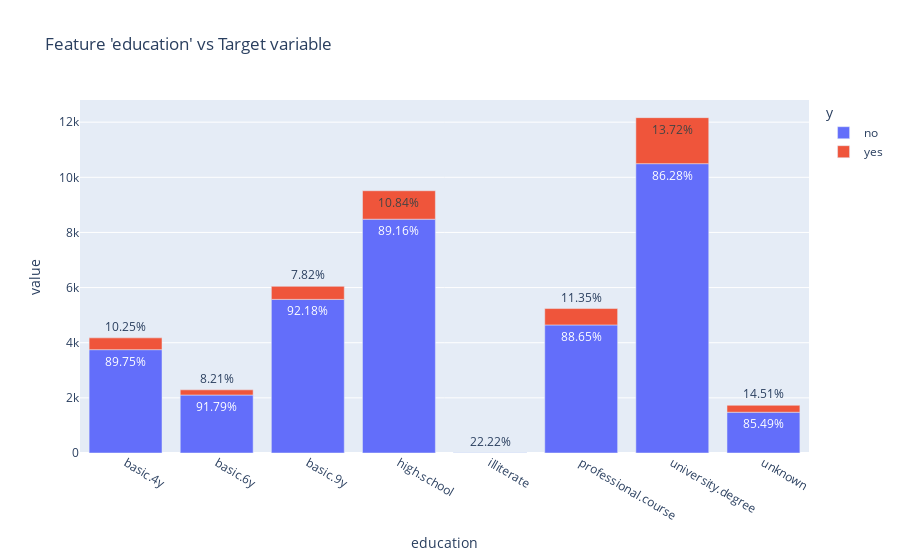

The code cell stored with this chart in its notebook:
### Code cell
cat_plot=pd.DataFrame(data.groupby('education')['y'].value_counts())
cat_plot['percentage']=data.groupby('education')['y'].value_counts().groupby(level=0).apply(lambda x: 100 *x/float(x.sum())).values
cat_plot.columns = ['count', 'percentage']
cat_plot.reset_index(level = ['y', 'education'],inplace=True)
fig=px.bar(cat_plot, x='education', y=['count'], color = 'y' ,text=cat_plot['percentage'].apply(lambda x: '{0:1.2f}%'.format(x)),title="Feature 'education' vs Target variable")
fig.show()

### Figure 1 — Plotly figure (JSON) as saved in the notebook; plotly's stock layout.template omitted (floating-point values rounded to 4 significant figures)
{"data": [{"alignmentgroup": "True", "hovertemplate": "y=no<br>education=%{x}<br>value=%{y}<br>text=%{text}<extra></extra>", "legendgroup": "no", "marker": {"color": "#636efa", "pattern": {"shape": ""}}, "name": "no", "offsetgroup": "no", "orientation": "v", "showlegend": true, "text": ["89.75%", "91.79%", "92.18%", "89.16%", "77.78%", "88.65%", "86.28%", "85.49%"], "textposition": "auto", "type": "bar", "x": ["basic.4y", "basic.6y", "basic.9y", "high.school", "illiterate", "professional.course", "university.degree", "unknown"], "xaxis": "x", "y": [3748, 2103, 5572, 8481, 14, 4645, 10495, 1479], "yaxis": "y"}, {"alignmentgroup": "True", "hovertemplate": "y=yes<br>education=%{x}<br>value=%{y}<br>text=%{text}<extra></extra>", "legendgroup": "yes", "marker": {"color": "#EF553B", "pattern": {"shape": ""}}, "name": "yes", "offsetgroup": "yes", "orientation": "v", "showlegend": true, "text": ["10.25%", "8.21%", "7.82%", "10.84%", "22.22%", "11.35%", "13.72%", "14.51%"], "textposition": "auto", "type": "bar", "x": ["basic.4y", "basic.6y", "basic.9y", "high.school", "illiterate", "professional.course", "university.degree", "unknown"], "xaxis": "x", "y": [428, 188, 473, 1031, 4, 595, 1669, 251], "yaxis": "y"}], "layout": {"barmode": "relative", "legend": {"title": {"text": "y"}, "tracegroupgap": 0}, "title": {"text": "Feature 'education' vs Target variable"}, "xaxis": {"anchor": "y", "domain": [0, 1], "title": {"text": "education"}}, "yaxis": {"anchor": "x", "domain": [0, 1], "title": {"text": "value"}}}}
